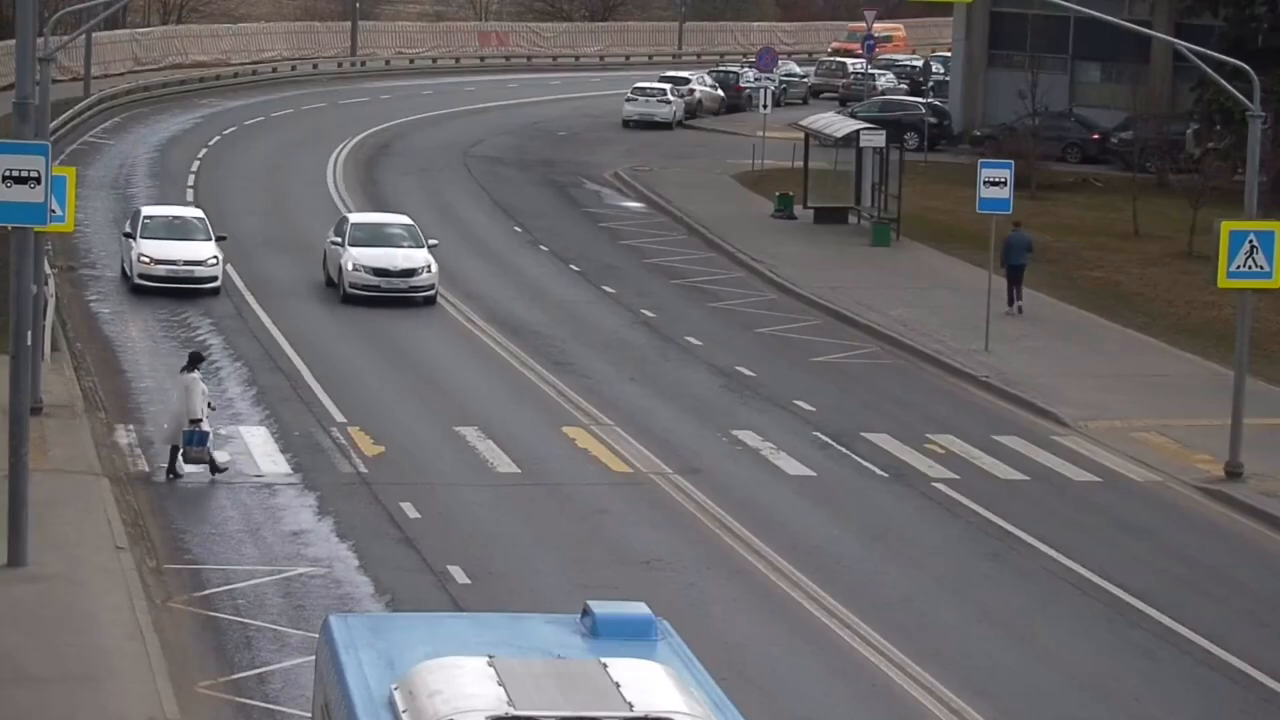
#> input picture frame 82 of Human_silhouette_detection/fixed_camera.mp4, 1280 x 720 px, given in place of dashcam.mp4, which was not available
$ python Human_silhouette_detection.py
#> lines starting #> are read from the running program, lines starting #| are printed output that depends on the picture; pictures that were not available may be replaced by others from this repository, and a replacement may not be noted
import numpy as np
import cv2 as cv

print("person detector")

cv.startWindowThread()

# open video stream from file
cap = cv.VideoCapture('dashcam.mp4')

while cap.isOpened():
    # capture frame-by-frame
    ret, frame = cap.read()
#> frame is the input picture: shape (720, 1280, 3); mean B, G, R 105.5, 102.9, 104.8
    # if frame is read correctly ret is True
    if not ret:
        print("Can't receive frame (stream end?). Exiting ...")
        break

    # resizing for faster detection
    frame1 = cv.resize(frame, (frame.shape[1] // 2, frame.shape[0] // 2) )
    # converting an image from bgr color space to gray
    frame2 = cv.cvtColor(frame1, cv.COLOR_BGR2GRAY)
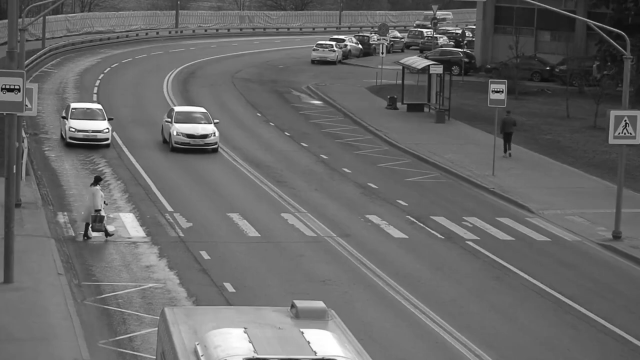
#> frame2: shape (360, 640); min 11, max 255, mean 103.9

    # cutting sky from frame
    new_frame1 = np.zeros(frame1.shape[:2], dtype='uint8')
    rectangle = cv.rectangle(new_frame1.copy(), (0, 130), (640, 360), 255, -1)
    frame3 = frame2
    frame4 = cv.bitwise_and(frame3, frame3, mask=rectangle)
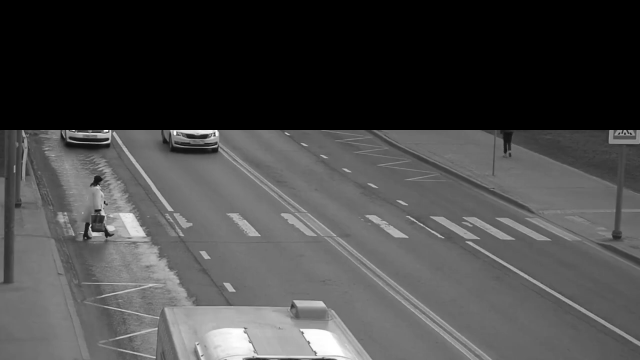
#> frame4: shape (360, 640); min 0, max 255, mean 71.9

    #initializing model of person detector
    body = cv.CascadeClassifier('haarcascade_fullbody.xml')
    results = body.detectMultiScale(frame4, scaleFactor=1.1, minNeighbors=4)
#> results = ()

    isDetected = False
    for (x, y, w, h) in results:
#       # display the detected people in the colour picture
        cv.rectangle(frame1, (x, y), (x + w, y + h),
                          (0, 255, 0), 2)
        cv.putText(frame1, 'human', (x - 10, y - 10), cv.FONT_HERSHEY_PLAIN, 1,
                          (0, 255, 0), 2)
        isDetected = True
#> this loop made 0 passes

    # video displaying
    cv.imshow('video', frame1)
    if isDetected:
        cv.waitKey(10000)

    if cv.waitKey(1) == ord('q'):
#> (key q is pressed here)
        break
cap.release()
cv.destroyAllWindows()

$ run again, starting later in the video
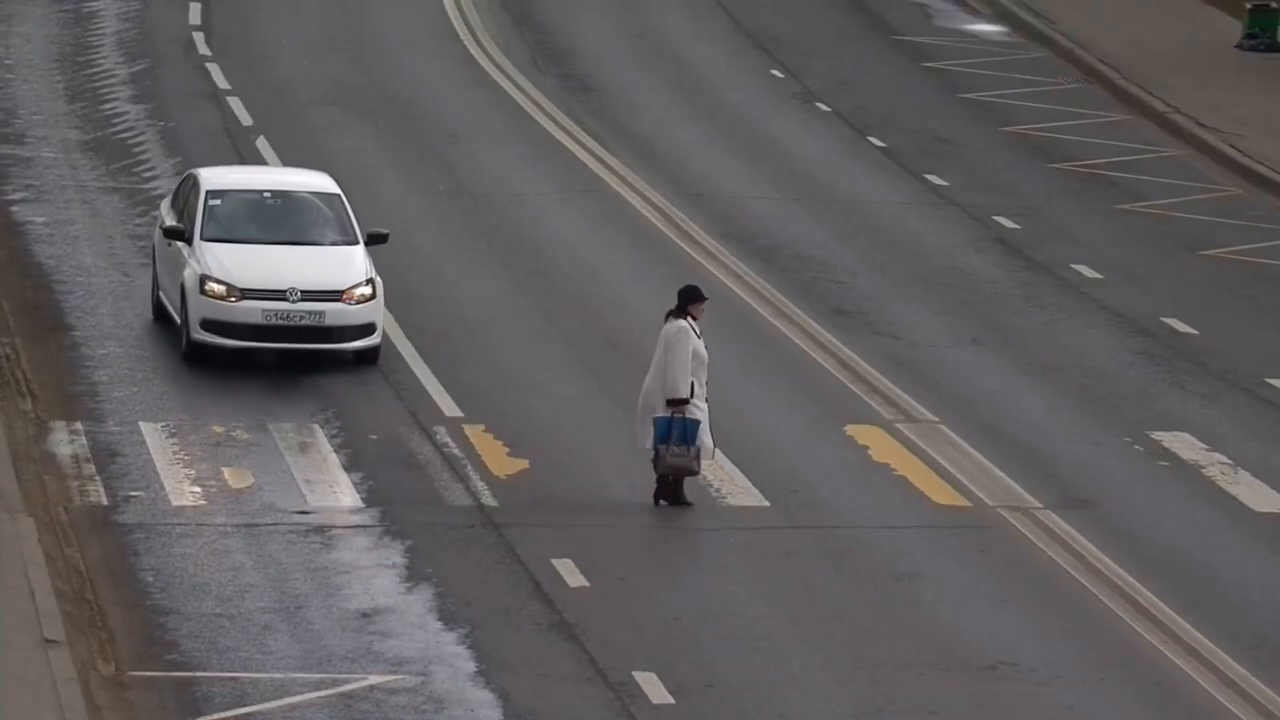
#> input picture frame 369 of Human_silhouette_detection/fixed_camera.mp4, 1280 x 720 px, given in place of dashcam.mp4, which was not available
#> frame is the input picture: shape (720, 1280, 3); mean B, G, R 95.7, 93.6, 97.3
#> `frame4 = cv.bitwise_and(frame3, frame3, mask=rectangle)`:
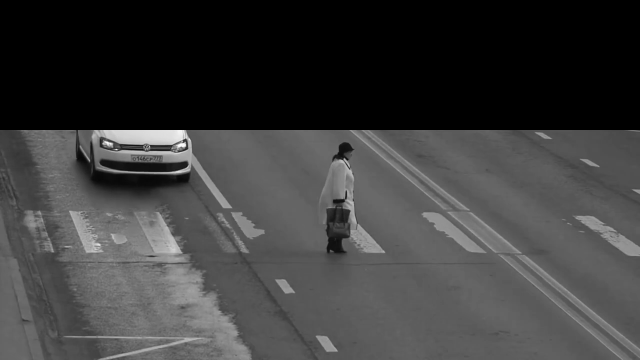
#> frame4: shape (360, 640); min 0, max 252, mean 61.7
#> results = [[310, 180, 48, 96]]
#> the loop `for (x, y, w, h) in results:` made 1 pass
#> after the loop `for (x, y, w, h) in results:`:
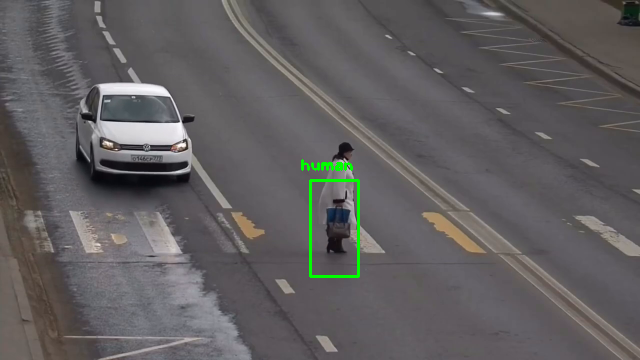
#> frame1: shape (360, 640, 3); mean B, G, R 95.3, 94.5, 96.9

$ run again, starting later in the video
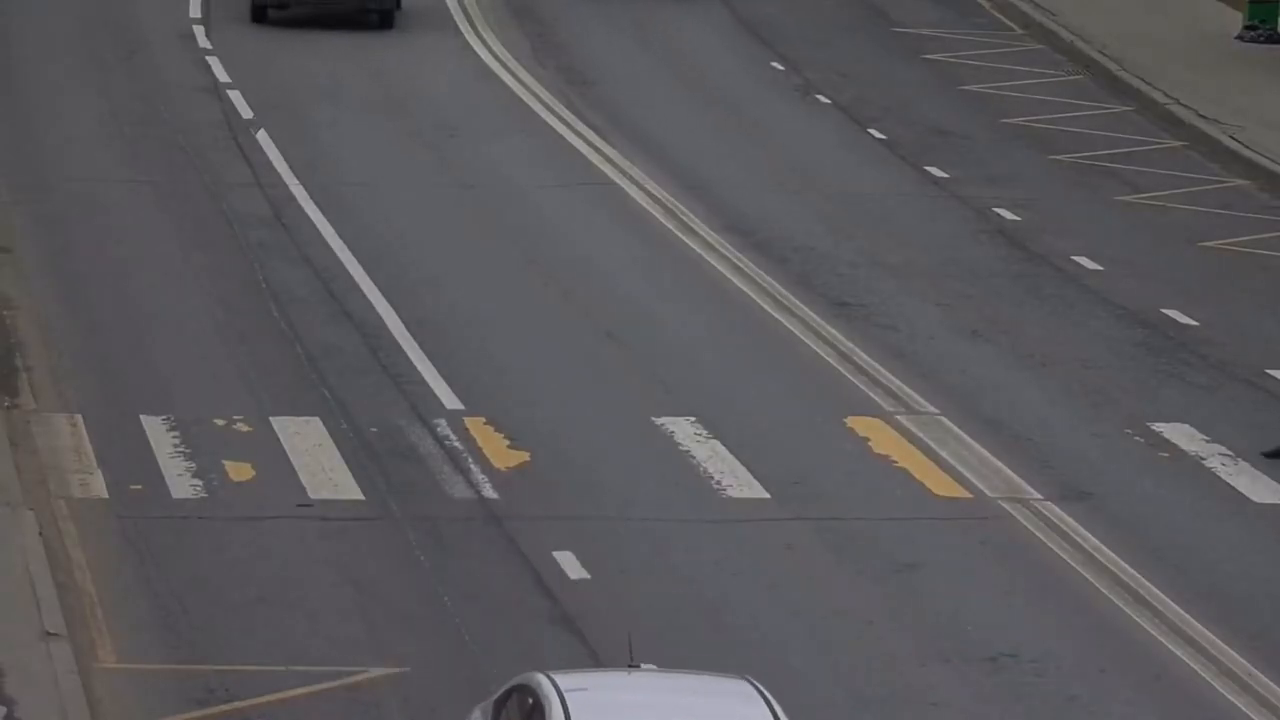
#> input picture frame 656 of Human_silhouette_detection/fixed_camera.mp4, 1280 x 720 px, given in place of dashcam.mp4, which was not available
#> frame is the input picture: shape (720, 1280, 3); mean B, G, R 92.4, 89, 90.6
#> `frame4 = cv.bitwise_and(frame3, frame3, mask=rectangle)`:
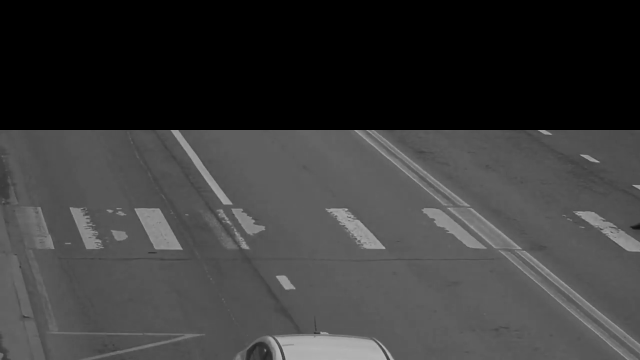
#> frame4: shape (360, 640); min 0, max 185, mean 58.8
#> results = ()
